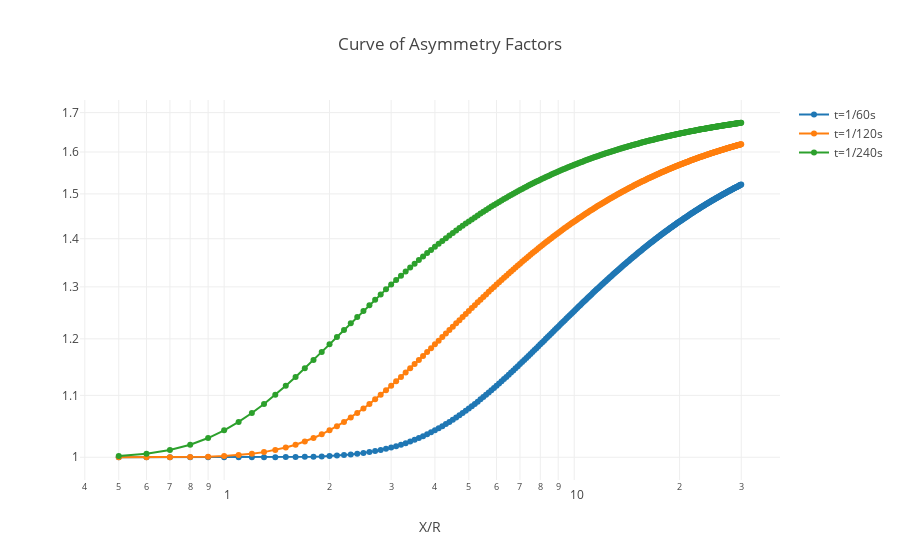

This figure's notebook cell:
### Code cell
plotly.offline.init_notebook_mode(connected=True) # includes js files
plotly.offline.iplot({
        'data': [go.Scatter(
            x=x,
            y=y1,
            mode='markers+lines',
            name='t=1/60s'),
                go.Scatter(
            x=x,
            y=y2,
            mode='markers+lines',
            name='t=1/120s'),
                go.Scatter(
            x=x,
            y=y4,
            mode='markers+lines',
            name='t=1/240s')
        ],
        'layout': {
            'title': "Curve of Asymmetry Factors",
            'yaxis': {'type': 'log'},
            'xaxis': {'type': 'log',
                     'title': 'X/R'}
        }
    })

### Figure 1 — Plotly figure (JSON) as saved in the notebook; plotly's stock layout.template omitted (floating-point values rounded to 4 significant figures; data arrays with more than 128 entries replaced by an {"elided": "..."} marker saying what was removed)
{"data": [{"mode": "markers+lines", "name": "t=1/60s", "type": "scatter", "x": {"elided": "296 float values"}, "y": {"elided": "296 float values"}}, {"mode": "markers+lines", "name": "t=1/120s", "type": "scatter", "x": {"elided": "296 float values"}, "y": {"elided": "296 float values"}}, {"mode": "markers+lines", "name": "t=1/240s", "type": "scatter", "x": {"elided": "296 float values"}, "y": {"elided": "296 float values"}}], "layout": {"title": "Curve of Asymmetry Factors", "xaxis": {"title": "X/R", "type": "log"}, "yaxis": {"type": "log"}}}
